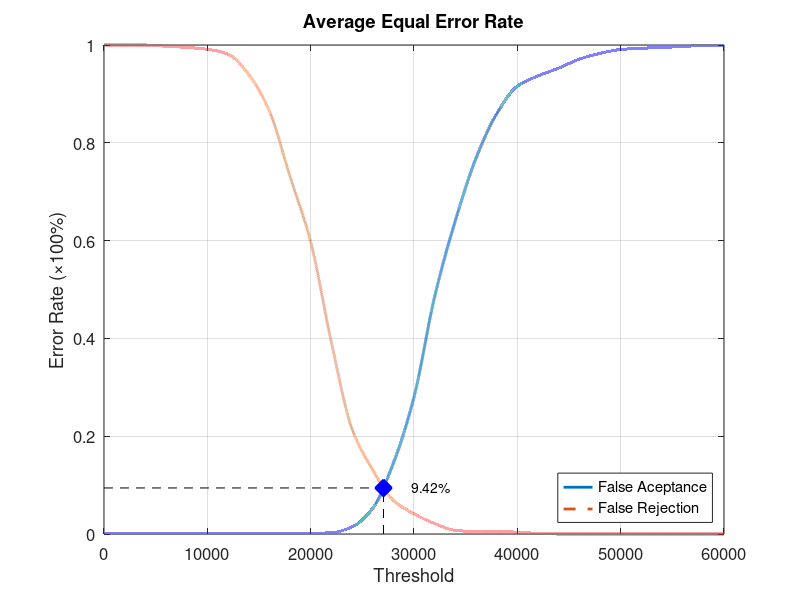
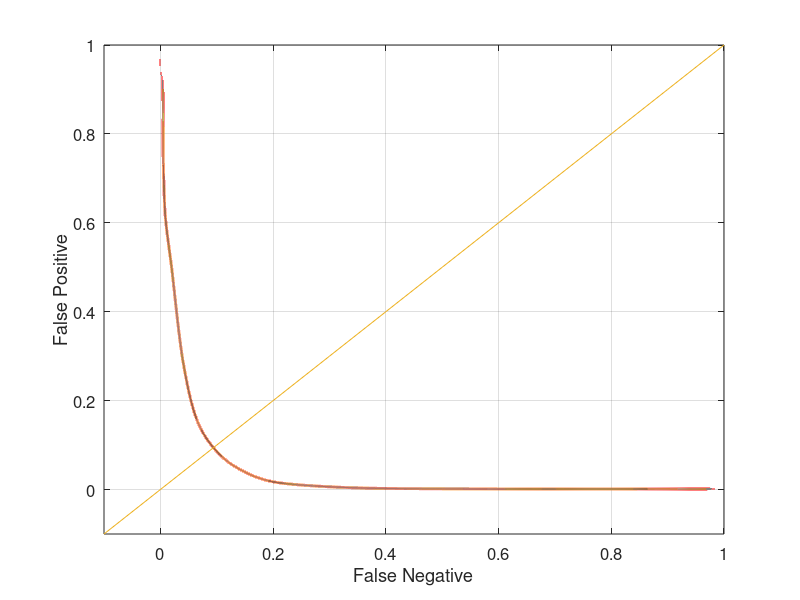

Reproduce these figures in MATLAB, in order.
function yEER = Experiment4Average
close all;
clear;
clc;
x = 0:2000:60000;
xq = 0:0.5:60000;

y0 = [0 0.00131579 0.00131579 0.00131579 0.00131579 0.00131579 0.00131579 0.00131579 0.00131579 0.00131579 0.00131579 0.00263158 0.0144737 0.0526316 0.144737 0.280263 0.485526 0.64079 0.768421 0.859211 0.915789 0.936842 0.952632 0.971053 0.982895 0.99079 0.993421 0.994737 0.997368 0.998684 1];
yy0 = interp1(x, y0, xq, 'pchip');
y1 = [1 1 1 0.9975 0.995 0.99125 0.98125 0.94 0.865 0.73125 0.5975 0.3925 0.215 0.13125 0.06875 0.04125 0.02125 0.0075 0.005 0.005 0.00375 0.00125 0 0 0 0 0 0 0 0 0];
yy1 = interp1(x, y1, xq, 'pchip');

% Calculating EER: 
y2 = abs(y0 - y1);
find(y2 == min(y2))
yy2 = abs(yy0 - yy1);
xEER = find(yy2 == min(yy2));
xEERIndex = xq(xEER) % X-axis EER
yEER = yy0(xEER) % Y-axis EER

main = figure
plot(xq, yy0,'-','LineWidth', 2);	hold on
plot(xq, yy1,'--','LineWidth', 2);	hold on
plot([xEERIndex xEERIndex], [0 yEER], 'k--');	hold on
plot([0 xEERIndex], [yEER yEER], 'k--');	hold on
plot(xEERIndex, yEER, 'bx', 'LineWidth', 10);	hold on
text(xEERIndex + 10 * xEERIndex / 100, yEER, [num2str(round((10000 * yEER)) / 100) '%'])
legend('False Aceptance', 'False Rejection', 'Location', 'SouthEast')
xlabel('Threshold')
ylabel('Error Rate (\times100%)')
title('Average Equal Error Rate')
set(gca, 'FontSize', 12)
axis([0 60000 0 1])
grid on

print(main, 'Experiment4AverageMain', '-dpng');
FNRxFPR = figure('Color', [1 1 1]);
plot(yy1, yy0, '-', yy1, yy0, 'LineWidth', 2);
hold on
y = -0.1:0.1:1
plot(y, y); 
set(gca, 'FontSize', 12)
xlabel('False Negative')
ylabel('False Positive')
axis([-0.1 1 -0.1 1])
set(gca, 'FontSize', 12)
grid on

print(FNRxFPR, 'Experiment4AverageFNRxFPR','-dpng');
end
